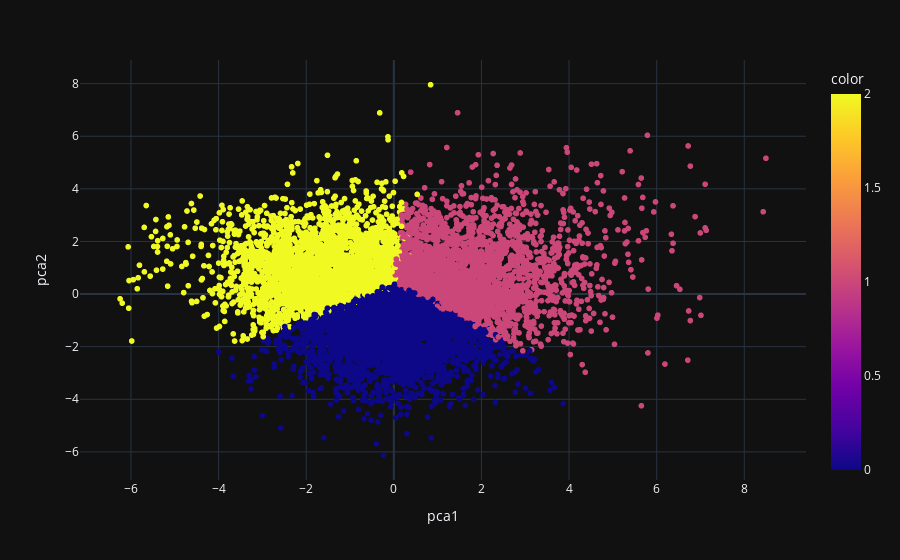

Notebook source saved alongside this figure:
### Code cell
kmeans = KMeans(
        n_clusters= 3, init="k-means++",
        n_init=10,
        tol=1e-04, random_state=42
    )

kmeans.fit(pitching_full_advanced_main_scale)
pitching_full_advanced_main_scale['label']=kmeans.labels_

from sklearn.decomposition import PCA

# import seaborn as sn
pca_num_components = 2

reduced_data = PCA(n_components=pca_num_components).fit_transform(
   pitching_full_advanced_main_scale.drop('label', axis=1))
results = pd.DataFrame(reduced_data, columns=['pca1', 'pca2'])
px.scatter(results, x="pca1", y="pca2", color=pitching_full_advanced_main_scale['label'],
           hover_name=pitching_full_advanced_poli['fullName'])

### Figure 1 — Plotly figure (JSON) as saved in the notebook; plotly's stock layout.template omitted (floating-point values rounded to 4 significant figures; data arrays with more than 128 entries replaced by an {"elided": "..."} marker saying what was removed)
{"data": [{"hovertemplate": "<b>%{hovertext}</b><br><br>pca1=%{x}<br>pca2=%{y}<br>color=%{marker.color}<extra></extra>", "hovertext": {"elided": "8738 str values"}, "legendgroup": "", "marker": {"color": {"elided": "8738 int values"}, "coloraxis": "coloraxis", "symbol": "circle"}, "mode": "markers", "name": "", "showlegend": false, "x": {"elided": "8738 float values"}, "xaxis": "x", "y": {"elided": "8738 float values"}, "yaxis": "y", "type": "scattergl"}], "layout": {"xaxis": {"anchor": "y", "domain": [0.0, 1.0], "title": {"text": "pca1"}}, "yaxis": {"anchor": "x", "domain": [0.0, 1.0], "title": {"text": "pca2"}}, "coloraxis": {"colorbar": {"title": {"text": "color"}}, "colorscale": [[0.0, "#0d0887"], [0.1111, "#46039f"], [0.2222, "#7201a8"], [0.3333, "#9c179e"], [0.4444, "#bd3786"], [0.5556, "#d8576b"], [0.6667, "#ed7953"], [0.7778, "#fb9f3a"], [0.8889, "#fdca26"], [1.0, "#f0f921"]]}, "legend": {"tracegroupgap": 0}, "margin": {"t": 60}}}
